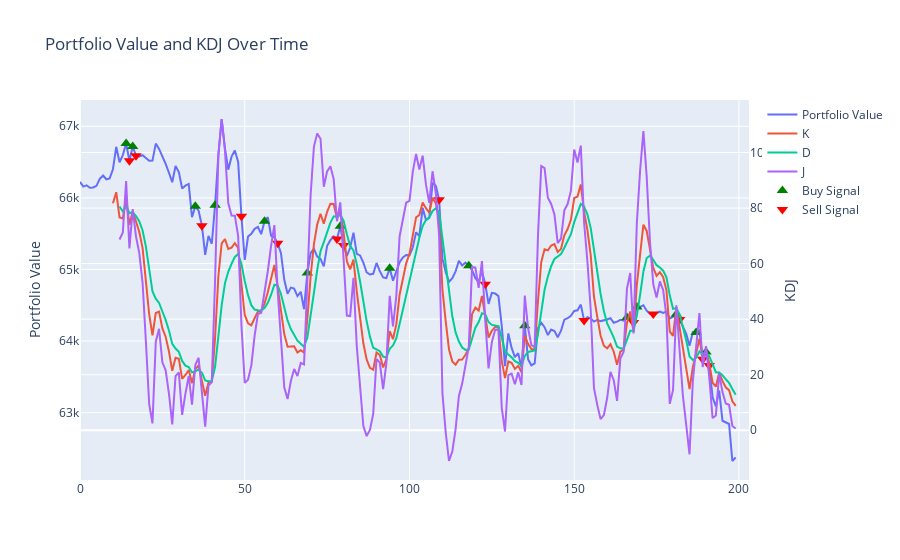

Notebook code for this chart:
### Code cell
# KDJ回测
import pdb
import ccxt
import numpy as np
import pandas as pd
import pandas_ta as ta
import vectorbt as vbt
import plotly.graph_objs as go

# 假设 wind_library.get_ccxt_exchange_kline 函数已经定义并且能够正确获取数据
# 获取Gate.io交易所BTC/USDT的1小时K线数据
btc_kline = wind_library.get_ccxt_exchange_kline('gate', 'BTC/USDT', 'spot', '1h', 200)    # dataframe['datetime', 'open', 'high', 'low', 'close', 'volume']

# 计算KDJ指标
# 确保已经正确安装并导入了 pandas_ta，且btc_kline中包含 'high', 'low', 'close' 列
kdj = ta.kdj(high=btc_kline['high'], low=btc_kline['low'], close=btc_kline['close'], length=9, signal=3)

# 由于列名是 K_9_3, D_9_3, J_9_3，我们需要使用这些列名
# 定义进入和退出条件：K线上穿D线买入，K线下穿D线卖出
entries = (kdj['K_9_3'] > kdj['D_9_3']) & (kdj['K_9_3'].shift() < kdj['D_9_3'].shift())  # K线上穿D线
exits = (kdj['K_9_3'] < kdj['D_9_3']) & (kdj['K_9_3'].shift() > kdj['D_9_3'].shift())  # K线下穿D线

# 创建投资组合对象
pf = vbt.Portfolio.from_signals(btc_kline['close'], entries, exits, direction='both', size=np.inf, fees=0.001, freq='1h', sl_stop=0.01, tp_stop=0.02)   # longonly

# 打印结果
print(f'total_return:\t{pf.total_return():.2f}%')
print(f'entries_counts:\t{entries.sum()}{"\t"*3}exits_counts:\t{exits.sum()}')  # 统计信号数量
print(pf.trades.records_readable[['Entry Fees', 'Exit Fees', 'PnL', 'Return']])

# 准备绘图数据
trades_plot_data = pf.trades.plot(width=1000)._data  # 获取原始的Plotly图形数据

# 获取买入和卖出信号点
entry_points = btc_kline['close'][entries].index
exit_points = btc_kline['close'][exits].index

# 创建双Y轴图
fig = go.Figure()

# 添加交易记录图（价格变动）
fig.add_trace(go.Scatter(
    x=trades_plot_data[0]['x'],
    y=trades_plot_data[0]['y'],
    name='Portfolio Value',
    yaxis='y1'
))

# 添加KDJ图
fig.add_trace(go.Scatter(
    x=kdj.index,
    y=kdj['K_9_3'],
    name='K',
    yaxis='y2'
))

fig.add_trace(go.Scatter(
    x=kdj.index,
    y=kdj['D_9_3'],
    name='D',
    yaxis='y2'
))

# 添加J线
fig.add_trace(go.Scatter(
    x=kdj.index,
    y=kdj['J_9_3'],
    name='J',
    yaxis='y2'
))

# 添加买入和卖出信号点
fig.add_trace(go.Scatter(
    x=entry_points,
    y=btc_kline['close'][entries],
    mode='markers',
    marker=dict(symbol='triangle-up', size=10, color='green'),
    name='Buy Signal',
    yaxis='y1'
))

fig.add_trace(go.Scatter(
    x=exit_points,
    y=btc_kline['close'][exits],
    mode='markers',
    marker=dict(symbol='triangle-down', size=10, color='red'),
    name='Sell Signal',
    yaxis='y1'
))

# 配置双Y轴
fig.update_layout(
    yaxis=dict(title='Portfolio Value', side='left'),
    yaxis2=dict(title='KDJ', overlaying='y', side='right'),
    title='Portfolio Value and KDJ Over Time',
    showlegend=True
)

# 显示图表
fig.show()

### Figure 1 — Plotly figure (JSON) as saved in the notebook; plotly's stock layout.template omitted (floating-point values rounded to 4 significant figures; data arrays with more than 128 entries replaced by an {"elided": "..."} marker saying what was removed)
{"data": [{"name": "Portfolio Value", "type": "scatter", "x": {"elided": "200 int values"}, "y": {"elided": "200 float values"}, "yaxis": "y"}, {"name": "K", "type": "scatter", "x": {"elided": "200 int values"}, "y": {"elided": "200 float values"}, "yaxis": "y2"}, {"name": "D", "type": "scatter", "x": {"elided": "200 int values"}, "y": {"elided": "200 float values"}, "yaxis": "y2"}, {"name": "J", "type": "scatter", "x": {"elided": "200 int values"}, "y": {"elided": "200 float values"}, "yaxis": "y2"}, {"marker": {"color": "green", "size": 10, "symbol": "triangle-up"}, "mode": "markers", "name": "Buy Signal", "type": "scatter", "x": [14, 16, 35, 41, 56, 69, 79, 94, 118, 135, 166, 169, 181, 187, 190], "y": [66760, 66720.0, 65880.0, 65900.0, 65670.0, 64950.0, 65600.0, 65020.0, 65050.0, 64210.0, 64330.0, 64480.0, 64370.0, 64120.0, 63850.0], "yaxis": "y"}, {"marker": {"color": "red", "size": 10, "symbol": "triangle-down"}, "mode": "markers", "name": "Sell Signal", "type": "scatter", "x": [15, 17, 37, 49, 60, 78, 80, 109, 123, 153, 168, 174, 182, 189, 191], "y": [66520.0, 66590.0, 65610.0, 65744, 65370.0, 65420.0, 65330.0, 65970.0, 64790.0, 64290.0, 64260.0, 64380.0, 64300.0, 63745, 63660.0], "yaxis": "y"}], "layout": {"autosize": true, "showlegend": true, "title": {"text": "Portfolio Value and KDJ Over Time"}, "xaxis": {"autorange": true, "range": [0, 201.8], "type": "linear"}, "yaxis": {"autorange": true, "range": [62060.0, 67370.0], "side": "left", "title": {"text": "Portfolio Value"}, "type": "linear"}, "yaxis2": {"autorange": true, "overlaying": "y", "range": [-17.92, 118.9], "side": "right", "title": {"text": "KDJ"}, "type": "linear"}}}
